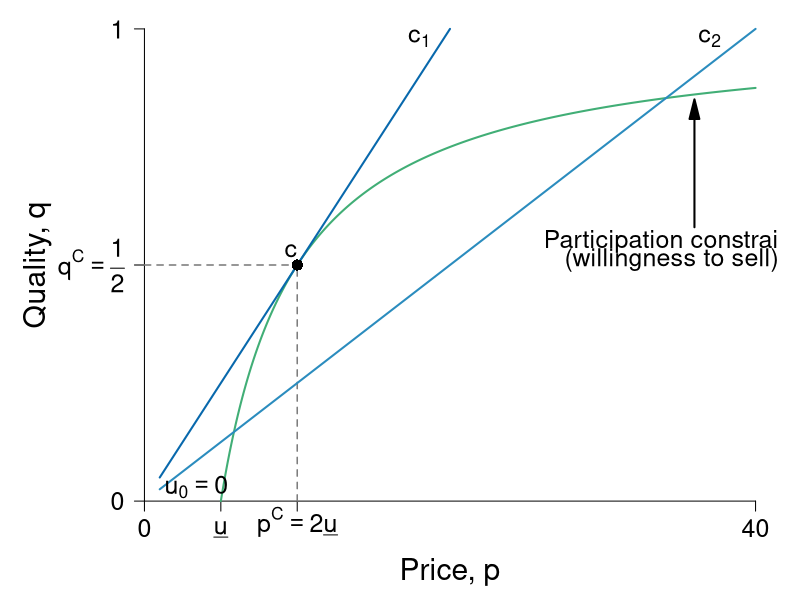

Source code (R):
require(ggplot2)
require(shape)
pdf(file = "information_power/information_icc_pc_leftpanel.pdf", width = 9, height = 7)

#Set parameters for graphics
axislabelsize <- 1.8
labelsize <- 1.5
namesize <- 1.8
annotatesize <- 1.5
graphlinewidth <- 2
segmentlinewidth <- 1.5

COL <- c("#7fc97f", "#beaed4", "#fdc086", "#ffff99", "#386cb0", "#f0027f", "#bf5b17", "#666666")
COLA <- c("#e0f3db", "#99d8c9","#66c2a4","#41ae76", "#238b45", "#005824")
COLB <- c("#c6dbef", "#4eb3d3", "#2b8cbe", "#0868ac","#084081")
COLC <- c("#fcfbfd", "#efedf5", "#dadaeb", "#bcbddc", "#9e9ac8", "#807dba", "#6a51a3", "#54278f", "#3f007d")
grays <- gray.colors(25, start = 1, end = 0)

isov <- function(p, delta = 5) {
  (p - delta)/p
}

brfFn <- function(p, delta = 5) {
  1 - (2 * delta) /p
}

solowCondition <- function(p, delta = 5){
  (p*(1/(8*delta)))
}

par(mar =  c(4, 6, 0.5, 1))
xlims <- c(0, 40)
ylims <- c(0, 1)


plot(0, 0, xlim = xlims, ylim = ylims, type = "n",
     xlab = expression(paste("")),
     ylab = expression(paste("")),
     xaxt = "n", yaxt = "n", cex.lab = axislabelsize, bty = "n")

mtext(expression(paste("Price, ", p)), side = 1, line = 2.5, cex = axislabelsize)
text(-7, 0.5*ylims[2], expression(paste("Quality, ", q)), xpd = TRUE, cex = axislabelsize, srt = 90) 



npts <- 500 
npts2 <- 501
#Specify the sequences of points for graphing. 
xx1 <- seq(10, xlims[2], length.out = npts)
xx2 <- seq(1, xlims[2], length.out = npts)
xx0 <- seq(5, xlims[2], length.out = npts)

#Customize ticks and labels for the plot
ticksy <- c(0, 0.5, 1)
ylabels <- c(0, expression(paste(q^C, phantom() == frac(1,2))), 1)
ticksx <- c(0, 5, 10, NA, 40)
xlabels <- c(0, expression(paste(underline("u"))), expression(paste(p^C == 2*underline("u"))), NA, 40)
axis(1, at = ticksx, pos = 0, labels = xlabels, cex.axis = labelsize)
axis(2, at = ticksy, pos = 0, labels = ylabels, las = 1, cex.axis = labelsize)

#Annotation of the three graphs and the NE
#text(31.8, 0.98, expression(paste("Incomplete contract")), cex = annotatesize)
#text(31, 0.85, expression(paste(q == frac(p, 8*underline("u")))), cex = annotatesize)
#text(26, 0.34, expression(paste("Best-response")), cex = annotatesize)
#text(26, 0.3, expression(paste("function")), cex = annotatesize)
#text(26, 0.25, expression(paste("(ICC)")), cex = annotatesize)
#text(25, 0.21, expression(paste(q == 1 - frac(2*underline("u"), p))), cex = annotatesize)
#Arrows(26, 0.36, 26, 0.59, col = "black", lty = 1, lwd = 2, arr.type = "triangle")


# text(16, 0.57, expression(paste("Nash")), cex = annotatesize)
# text(16, 0.52, expression(paste("equilibrium")), cex = annotatesize)
#text(20.6, 0.48, expression(paste("n")), cex = annotatesize)


#text(13, 0.98, expression(paste("Complete contract")), cex = annotatesize)
text(18, 0.98, expression(paste(c[1])), cex = annotatesize)
text(37, 0.98, expression(paste(c[2])), cex = annotatesize)

#text(12, 0.85, expression(paste(q == frac(p, 4*underline("u")))), cex = annotatesize)
text(34.5, 0.55, expression(paste("Participation constraint")), cex = annotatesize)
text(34.5, 0.51, expression(paste("(willingness to sell)")), cex = annotatesize)
#text(35, 0.42, expression(paste(q == 1 - frac(underline("u"), p))), cex = annotatesize)


#Lines for the coordinates of the Nash equilbrium
#segments(20, 0, 20, 0.5, lty = 2, col = grays[20], lwd = segmentlinewidth)
segments(0, 0.5, 10, 0.5, lty = 2, col = grays[20], lwd = segmentlinewidth)
segments(10, 0, 10, 0.5, lty = 2, col = grays[20], lwd = segmentlinewidth)

#Draw the lines for the graphs
lines(xx0, isov(xx0, delta = 5), col = COLA[4], lwd = graphlinewidth)
#lines(xx1, brfFn(xx1), col = COL[2], lwd = graphlinewidth)
lines(xx2, solowCondition(xx2, delta = 5), col = COLB[3], lwd = graphlinewidth)

#Add a point for the NE
#points(20, 0.5, pch = 16, col = "black", cex = 1.5)

#Add a ray and a point for c  
segments(1, 0.05, 20, 1, lty = 1, lwd = graphlinewidth, col = COLB[4])
points(10, 0.5, pch = 16, col = "black", cex = 1.5)
text(9.6, 0.53, expression(paste("c")), cex = annotatesize)

Arrows(36, 0.58, 36, 0.83, col = "black", lty = 1, lwd = 2, arr.type = "triangle")

text(3.4, 0.03, expression(paste(u[0] == 0)), cex = annotatesize)

#text(18, 0.98, expression(paste(c[1])), cex = annotatesize)
#text(37, 0.98, expression(paste(c[2])), cex = annotatesize)
#text(39, 0.525, expression(paste(c[3])), cex = annotatesize)


dev.off()
